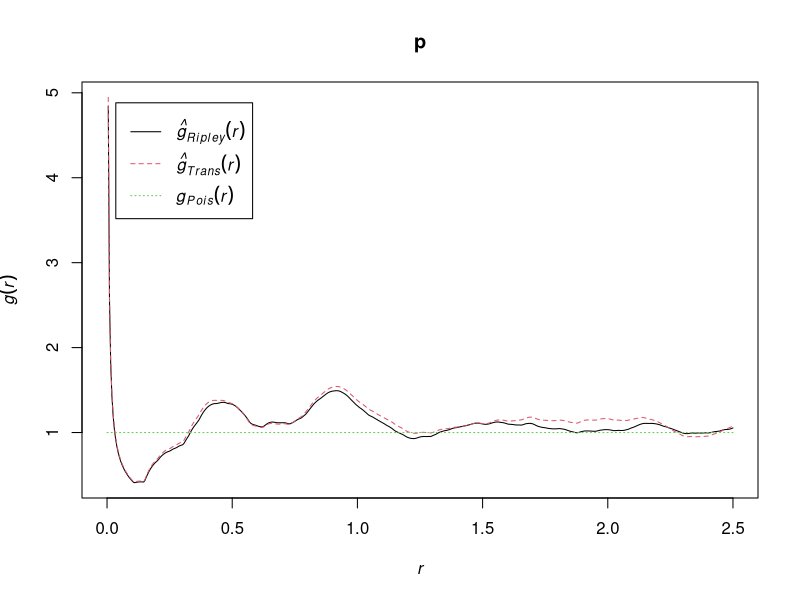
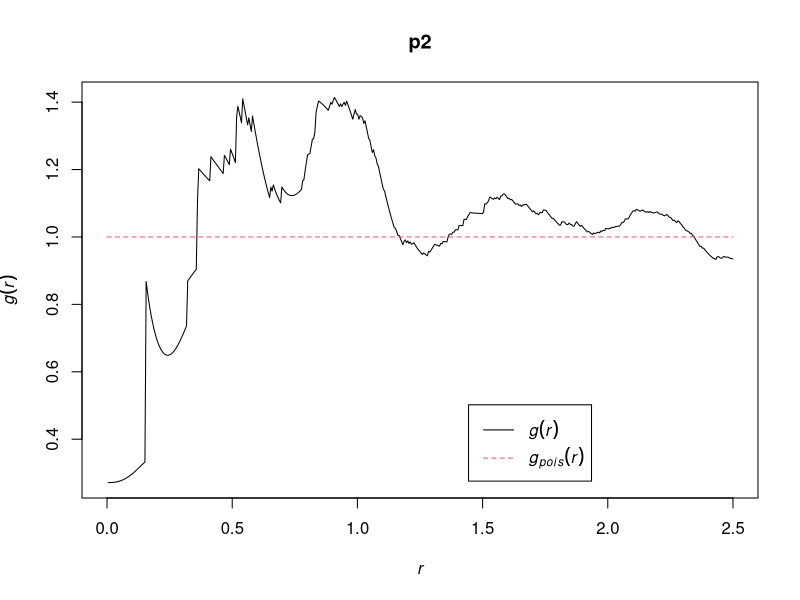
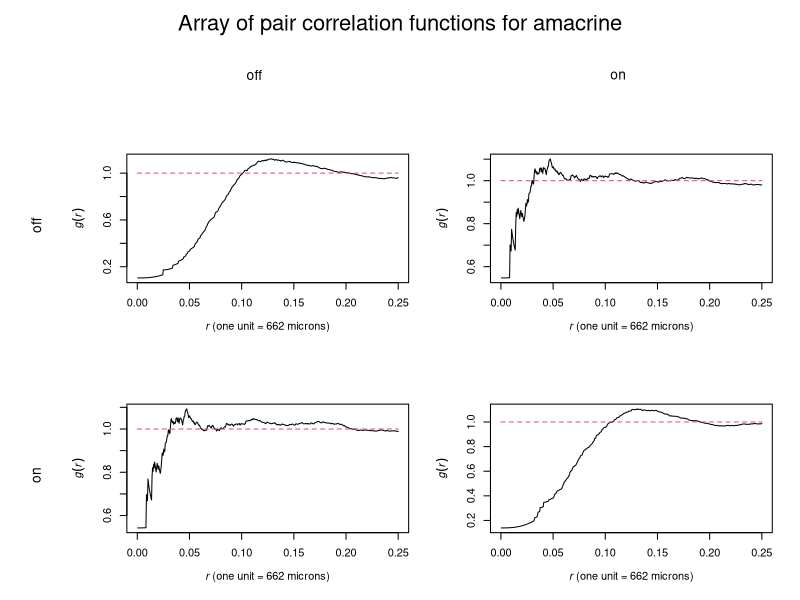

Reproduce these figures in R, in order.
library(spatstat)


### Name: pcf
### Title: Pair Correlation Function
### Aliases: pcf
### Keywords: spatial nonparametric

### ** Examples

  # ppp object
  X <- simdat
  ## Don't show: 
    X <- X[seq(1,npoints(X), by=4)]
  
## End(Don't show)
  p <- pcf(X)
  plot(p)

  # fv object
  K <- Kest(X)
  p2 <- pcf(K, spar=0.8, method="b")
  plot(p2)

  # multitype pattern; fasp object
  amaK <- alltypes(amacrine, "K")
  amap <- pcf(amaK, spar=1, method="b")
  plot(amap)
